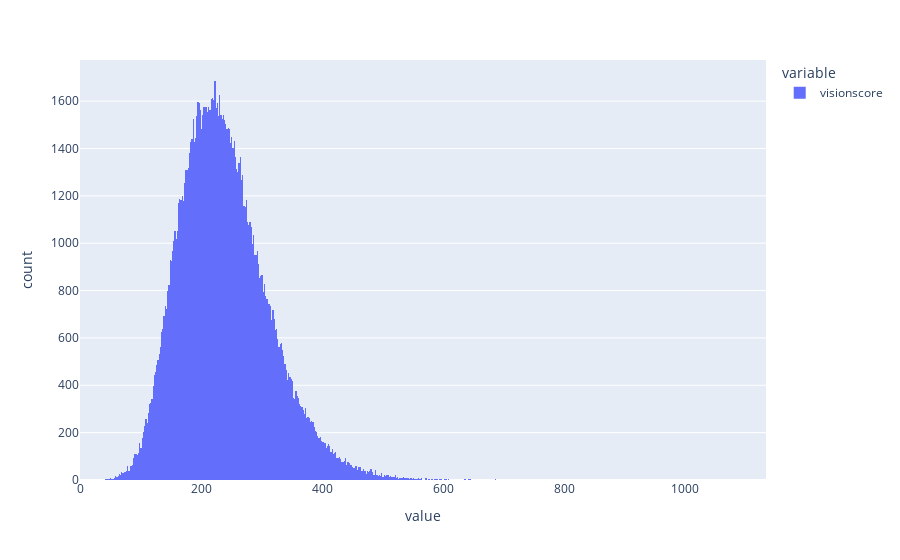

Notebook code for this chart:
### Code cell
univ2 = team_vision_data["visionscore"].plot(kind="hist")
univ2

### Figure 1 — Plotly figure (JSON) as saved in the notebook; plotly's stock layout.template omitted (floating-point values rounded to 4 significant figures; data arrays with more than 128 entries replaced by an {"elided": "..."} marker saying what was removed)
{"data": [{"bingroup": "x", "hovertemplate": "variable=visionscore<br>value=%{x}<br>count=%{y}<extra></extra>", "legendgroup": "visionscore", "marker": {"color": "#636efa", "pattern": {"shape": ""}}, "name": "visionscore", "orientation": "v", "showlegend": true, "type": "histogram", "x": {"elided": "139472 float values"}, "xaxis": "x", "yaxis": "y"}], "layout": {"barmode": "relative", "legend": {"title": {"text": "variable"}, "tracegroupgap": 0}, "margin": {"t": 60}, "xaxis": {"anchor": "y", "domain": [0, 1], "title": {"text": "value"}}, "yaxis": {"anchor": "x", "domain": [0, 1], "title": {"text": "count"}}}}
